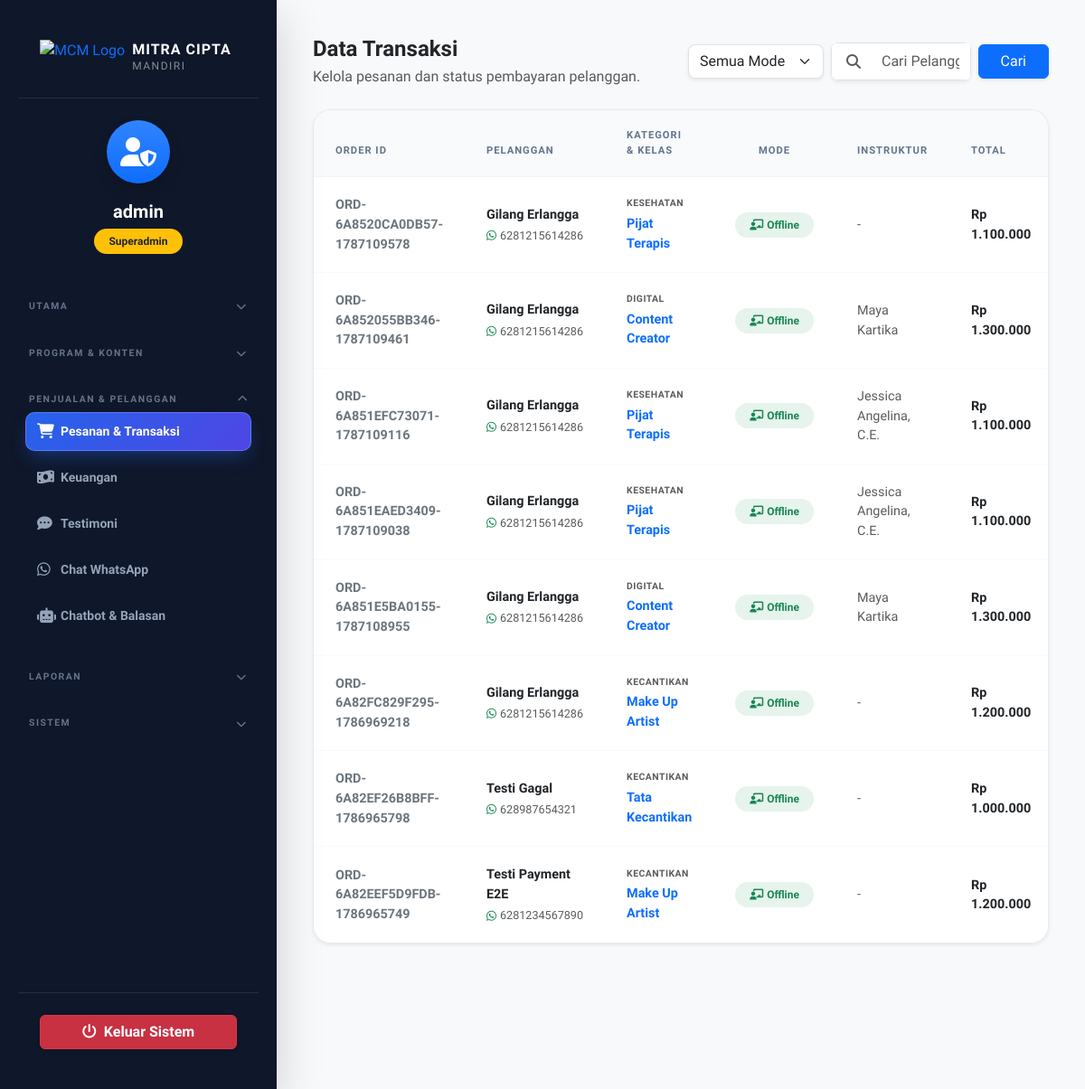
/admin/dashboard.php?page=orders (signed in), run on the app's committed database.
### tables this page shows
CREATE TABLE IF NOT EXISTS `orders` (
  `id` int NOT NULL AUTO_INCREMENT,
  `user_id` int DEFAULT NULL,
  `order_number` varchar(50) NOT NULL,
  `customer_name` varchar(100) NOT NULL,
  `customer_phone` varchar(20) NOT NULL,
  `customer_email` varchar(100) DEFAULT NULL,
  `customer_address` text,
  `customer_institution` varchar(100) DEFAULT NULL,
  `class_id` int NOT NULL,
  `class_mode` enum('online','offline') NOT NULL DEFAULT 'offline',
  `instructor_id` int DEFAULT NULL,
  `amount` int NOT NULL,
  `status` enum('pending','confirmed','cancelled') DEFAULT 'pending',
  `payment_status` enum('unpaid','pending','paid','failed','expired') DEFAULT 'unpaid',
  `payment_method` varchar(50) DEFAULT NULL,
  `payment_gateway_ref` varchar(100) DEFAULT NULL,
  `paid_at` timestamp NULL DEFAULT NULL,
  `created_at` timestamp NOT NULL DEFAULT CURRENT_TIMESTAMP,
  PRIMARY KEY (`id`),
  UNIQUE KEY `order_number` (`order_number`),
  KEY `class_id` (`class_id`)
);

CREATE TABLE IF NOT EXISTS `classes` (
  `id` int NOT NULL AUTO_INCREMENT,
  `name` varchar(100) NOT NULL,
  `start_date` date DEFAULT NULL,
  `category` varchar(50) NOT NULL,
  `description` text NOT NULL,
  `description_online` text DEFAULT NULL,
  `description_offline` text DEFAULT NULL,
  `image` varchar(255) NOT NULL,
  `features` text NOT NULL,
  `price` int NOT NULL DEFAULT '500000',
  `price_online` int NOT NULL DEFAULT 0,
  `price_offline` int NOT NULL DEFAULT 0,
  `mode_available` enum('online','offline','both') NOT NULL DEFAULT 'both',
  `whatsapp_group_link` varchar(255) DEFAULT NULL,
  `created_at` timestamp NOT NULL DEFAULT CURRENT_TIMESTAMP,
  PRIMARY KEY (`id`)
);

CREATE TABLE IF NOT EXISTS `instructors` (
  `id` int NOT NULL AUTO_INCREMENT,
  `name` varchar(100) NOT NULL,
  `category` varchar(100) NOT NULL DEFAULT '',
  `specialization` varchar(150) NOT NULL,
  `bio` text DEFAULT NULL,
  `certifications` text DEFAULT NULL,
  `image` varchar(255) NOT NULL,
  `created_at` timestamp NOT NULL DEFAULT CURRENT_TIMESTAMP,
  PRIMARY KEY (`id`)
);

### admin/pages/orders.php (the view, shortened to what this page needs)
<div class="row align-items-center mb-4 g-3">
    <div class="col-md-6">
        <h2 class="fw-bold mb-1 text-dark">Data Transaksi</h2>
        <p class="text-muted mb-0">Kelola pesanan dan status pembayaran pelanggan.</p>
    </div>
    <div class="col-md-6">
        <form id="orderSearchForm" action="" method="GET" class="d-flex gap-2 align-items-center">
            <select name="mode" class="form-select shadow-sm rounded-3" style="max-width: 150px;" onchange="this.form.submit()">
                <option value="all" <?php echo ($orderModeFilter ?? 'all') === 'all' ? 'selected' : ''; ?>>Semua Mode</option>
            </select>
            <div class="input-group shadow-sm rounded-3 overflow-hidden flex-grow-1">
                <span class="input-group-text bg-white border-end-0 text-muted ps-3"><i class="fas fa-search"></i></span>
                <input type="text" id="orderSearchInput" name="search" class="form-control border-start-0 py-2" placeholder="Cari Pelanggan / No. Order..." value="<?php echo htmlspecialchars($search ?? ''); ?>" autocomplete="off">
            </div>
            <button type="submit" class="btn btn-primary px-4 shadow-sm">Cari</button>
        </form>
    </div>
</div>
<div class="card border-0 shadow-sm">
    <div class="card-body p-0">
        <div class="table-responsive">
            <table class="table align-middle">
                <thead>
                    <tr>
                        <th>Order ID</th>
                        <th>Pelanggan</th>
                        <th>Kategori & Kelas</th>
                        <th class="text-center">Mode</th>
                        <th>Instruktur</th>
                        <th>Total</th>
                    </tr>
                </thead>
                <tbody id="ordersTableBody">
                    <?php if (empty($orders)): ?>
                        <tr><td colspan="9" class="text-center py-5 text-muted">Data tidak ditemukan.</td></tr>
                    <?php else: ?>
                        <?php foreach ($orders as $o): ?>
                            <tr>
                                <td class="text-secondary fw-bold small"><?php echo htmlspecialchars($o['order_number']); ?></td>
                                <td>
                                    <div class="fw-bold text-dark"><?php echo htmlspecialchars($o['customer_name']); ?></div>
                                    <div class="small text-muted d-flex align-items-center mt-1">
                                        <i class="fab fa-whatsapp me-1 text-success"></i><?php echo htmlspecialchars($o['customer_phone']); ?>
                                    </div>
                                </td>
                                <td>
                                    <div class="small text-muted mb-1 text-uppercase fw-bold" style="font-size: 0.65rem; letter-spacing: 0.5px;"><?php echo htmlspecialchars($o['class_category']); ?></div>
                                    <div class="fw-bold text-primary"><?php echo htmlspecialchars($o['class_name']); ?></div>
                                </td>
                                <td class="text-center"><?php $cm = strtolower($o['class_mode'] ?? 'offline'); if ($cm === 'online') echo '<span class="badge bg-info bg-opacity-10 text-info"><i class="fas fa-laptop me-1"></i>Online</span>'; else echo '<span class="badge bg-success bg-opacity-10 text-success"><i class="fas fa-chalkboard-teacher me-1"></i>Offline</span>'; ?></td>
                                <td class="small text-muted"><?php echo $o['instructor_name'] ? htmlspecialchars($o['instructor_name']) : '<span class="text-muted">-</span>'; ?></td>
                                <td class="fw-bold text-dark">Rp <?php echo number_format($o['amount'], 0, ',', '.'); ?></td>
                            </tr>
                        <?php endforeach; ?>
                    <?php endif; ?>
                </tbody>
            </table>
        </div>
    </div>
</div>

### admin/includes/head.php (shortened to what this page needs)
<!DOCTYPE html>
<html lang="id">
<head>
    <link href="https://cdn.jsdelivr.net/npm/bootstrap@5.3.0/dist/css/bootstrap.min.css" rel="stylesheet">
    <link rel="stylesheet" href="https://cdnjs.cloudflare.com/ajax/libs/font-awesome/6.4.0/css/all.min.css">
    <link href="https://unpkg.com/aos@2.3.1/dist/aos.css" rel="stylesheet">
</head>
<body>
<?php include __DIR__ . '/sidebar.php'; ?>
<div class="main-content bg-light" style="min-height: 100vh;">

### admin/includes/sidebar.php (shortened to what this page needs)
<?php
$groupMap = ['dashboard' => 'utama', 'classes' => 'program', 'categories' => 'program', 'instructors' => 'program', 'materials' => 'program', 'users' => 'program', 'gallery' => 'program', 'facilities' => 'program', 'certs' => 'program', 'orders' => 'penjualan', 'finance' => 'penjualan', 'testimonials' => 'penjualan', 'chat' => 'penjualan', 'chatbot' => 'penjualan', 'reports' => 'laporan', 'admins' => 'sistem', 'settings' => 'sistem'];
$activeGroup = $groupMap[$page] ?? 'utama';
function mcm_group($id, $label, $key, $activeGroup) {
    $open = $activeGroup === $key ? ' show' : '';
    $expanded = $activeGroup === $key ? 'true' : 'false';
    return '<button class="sidebar-group-toggle" type="button" data-bs-toggle="collapse" data-bs-target="#grp-' . $id . '" aria-expanded="' . $expanded . '">'
        . '<span>' . $label . '</span><i class="fas fa-chevron-down"></i></button>'
        . '<div class="collapse' . $open . '" id="grp-' . $id . '">';
}
function mcm_item($page, $target, $icon, $label) {
    return '<li class="nav-item mb-1"><a href="?page=' . $target . '" class="nav-link ' . ($page === $target ? 'active' : '') . '">'
        . '<i class="' . $icon . '"></i> ' . $label . '</a></li>';
}
?>
<div class="sidebar d-flex flex-column shadow-lg" id="sidebar">
    <div class="p-4 d-flex align-items-center justify-content-between border-bottom border-secondary border-opacity-25">
        <a class="text-decoration-none d-flex align-items-center" href="#">
            <img src="../assets/img/logo.png" alt="MCM Logo" height="40" class="me-2">
            <div class="brand-text">
                <div class="fw-bold fs-6 text-white" style="letter-spacing: 1px; line-height: 1.1;">MITRA CIPTA</div>
                <div class="text-white-50" style="letter-spacing: 1.5px; font-size: 0.75rem;">MANDIRI</div>
            </div>
        </a>
    </div>
    <div class="px-4 py-4 mb-2 text-center">
        <div class="bg-gradient bg-primary rounded-circle d-inline-flex align-items-center justify-content-center mb-3 shadow" style="width: 70px; height: 70px; background: linear-gradient(135deg, var(--primary-color), var(--secondary-color));">
            <i class="fas fa-user-shield fs-2 text-white"></i>
        </div>
        <div class="text-white fw-bold fs-5"><?php echo htmlspecialchars($_SESSION['admin_username']); ?></div>
        <div class="badge bg-warning text-dark mt-1 px-3 rounded-pill">Superadmin</div>
    </div>
    <div class="sidebar-nav mb-auto">
        <?php echo mcm_group('utama', 'Utama', 'utama', $activeGroup); ?>
            <?php echo mcm_item($page, 'dashboard', 'fas fa-th-large', 'Dashboard'); ?>
        </div>
        <?php echo mcm_group('program', 'Program &amp; Konten', 'program', $activeGroup); ?>
        </div>
        <?php echo mcm_group('penjualan', 'Penjualan &amp; Pelanggan', 'penjualan', $activeGroup); ?>
        <ul class="nav flex-column px-2">
            <?php echo mcm_item($page, 'orders', 'fas fa-shopping-cart', 'Pesanan &amp; Transaksi'); ?>
            <?php echo mcm_item($page, 'finance', 'fas fa-money-bill-wave', 'Keuangan'); ?>
            <?php echo mcm_item($page, 'testimonials', 'fas fa-comment-dots', 'Testimoni'); ?>
            <?php echo mcm_item($page, 'chat', 'fab fa-whatsapp', 'Chat WhatsApp'); ?>
            <?php echo mcm_item($page, 'chatbot', 'fas fa-robot', 'Chatbot &amp; Balasan'); ?>
        </ul>
        </div>
        <?php echo mcm_group('laporan', 'Laporan', 'laporan', $activeGroup); ?>
        </div>
        <?php echo mcm_group('sistem', 'Sistem', 'sistem', $activeGroup); ?>
        </div>
    </div>
    <div class="p-4 mt-auto border-top border-secondary border-opacity-25">
        <a href="logout.php" class="btn btn-danger w-100 fw-bold shadow-sm" style="background: rgba(220, 53, 69, 0.9);"><i class="fas fa-power-off me-2"></i>Keluar Sistem</a>
    </div>
</div>

### admin/dashboard.php (shortened to what this page needs)
<?php
require_once '../config/database.php';
$page = $_GET['page'] ?? 'dashboard';
$orders = [];
$orderModeFilter = $_GET['mode'] ?? 'all';
if ($page === 'orders') {
    $search = $_GET['search'] ?? '';
    try {
        try { $pdo->query("SELECT class_mode FROM orders LIMIT 1"); } catch (PDOException $e) { $hasModeCol = false; }
        $sql = "SELECT o.*, c.name as class_name, c.category as class_category, ins.name as instructor_name
                FROM orders o
                JOIN classes c ON o.class_id = c.id
                LEFT JOIN instructors ins ON o.instructor_id = ins.id";
        $params = [];
        $sql .= " ORDER BY o.created_at DESC";
        $stmt = $pdo->prepare($sql);
        $stmt->execute($params);
        $orders = $stmt->fetchAll();
    } catch (PDOException $e) {}
}
?>
<?php require __DIR__ . '/includes/head.php'; ?>
<?php if ($page === 'orders') include __DIR__ . '/pages/orders.php'; ?>
</div>
<?php require __DIR__ . '/includes/scripts.php'; ?>
</body>
</html>

### admin/includes/scripts.php (shortened to what this page needs)
</body>
</html>

### admin/includes/styles_head.php (style rules this page uses)
:root { --primary-color: #2563eb; --secondary-color: #3b82f6; --dark-bg: #0f172a; --sidebar-bg: #1e293b; }
html, body { height: auto !important; min-height: 100% !important; overflow-x: hidden !important; overflow-y: auto !important; -webkit-overflow-scrolling: touch; }
body { background-color: #f8fafc; font-family: 'Plus Jakarta Sans', sans-serif; color: #334155; -webkit-tap-highlight-color: transparent; overflow-x: hidden; }
.sidebar { height: 100vh; background-color: var(--dark-bg); width: 306px; padding: 20px; position: fixed; top: 0; left: 0; z-index: 1000; transition: all 0.3s cubic-bezier(0.4, 0, 0.2, 1); box-shadow: 4px 0 24px rgba(0,0,0,0.05); overflow-y: auto; scrollbar-width: thin; scrollbar-color: rgba(255,255,255,0.1) transparent; }
.sidebar .p-4 { padding: 0 0 16px; }
.sidebar > .p-4.mt-auto { padding: 20px 0 0; }
.sidebar .px-4 { padding: 16px 0; }
.sidebar .nav.flex-column { padding-left: 0; padding-right: 0; margin-bottom: 0; }
.sidebar .nav-link { color: #94a3b8; padding: 10px 12px; font-size: 0.875rem; font-weight: 600; border-radius: 10px; margin: 0 0 4px; transition: all 0.3s ease; display: flex; align-items: center; position: relative; overflow: hidden; border: 1px solid transparent; }
.sidebar .nav-link i { width: 26px; font-size: 1.05rem; transition: all 0.3s ease; }
.sidebar .nav-link.active { background: linear-gradient(135deg, #2563eb, #4f46e5); color: #fff !important; box-shadow: 0 10px 20px -5px rgba(37, 99, 235, 0.4); border-color: rgba(255,255,255,0.2); }
.sidebar .nav-link.active i { color: #fff !important; }
.sidebar-group-toggle { width: 100%; background: transparent; border: none; color: #64748b; font-size: 0.65rem; font-weight: 700; letter-spacing: 1.5px; text-transform: uppercase; padding: 14px 12px 6px; margin-top: 16px; display: flex; align-items: center; justify-content: space-between; cursor: pointer; transition: color 0.3s ease; }
.sidebar .sidebar-group-toggle:first-child { margin-top: 4px; }
.sidebar-group-toggle i { font-size: 0.7rem; transition: transform 0.3s ease; }
.sidebar-group-toggle[aria-expanded="true"] i { transform: rotate(180deg); }

### admin/includes/styles_head_components.php (style rules this page uses)
.main-content { margin-left: 306px; padding: 40px; transition: all 0.3s; }
.main-content h2:not(.stat-number) { font-size: 1.5rem; }
.card { border-radius: 1.25rem; border: 1px solid rgba(226, 232, 240, 0.6); box-shadow: 0 10px 30px -5px rgba(0, 0, 0, 0.04); background: #ffffff; transition: all 0.3s cubic-bezier(0.4, 0, 0.2, 1); }
.table-responsive { border-radius: 1.25rem; border: 1px solid rgba(226, 232, 240, 0.8); background: #fff; }
.table { margin-bottom: 0; }
.table thead th { background: #f8fafc; color: #64748b; font-weight: 700; text-transform: uppercase; font-size: 0.7rem; letter-spacing: 1px; padding: 1.25rem 1.5rem; border-bottom: 1px solid #f1f5f9; }
.table tbody td { padding: 1.25rem 1.5rem; border-bottom: 1px solid #f8fafc; color: #334155; font-size: 0.9rem; }
.table tbody tr:last-child td { border-bottom: none; }
.badge { padding: 0.5rem 1rem; font-weight: 700; border-radius: 50rem; font-size: 0.75rem; }

### data on the page
orders: order_number "ORD-6A8520CA0DB57-1787109578", customer_name "Gilang Erlangga", customer_phone "6281215614286", class.category "KESEHATAN", class.name "Pijat Terapis", class_mode "offline" (drawn), amount "1.100.000"
orders: order_number "ORD-6A852055BB346-1787109461", customer_name "Gilang Erlangga", customer_phone "6281215614286", class.category "DIGITAL", class.name "Content Creator", class_mode "offline" (drawn), instructor.name "Maya Kartika", amount "1.300.000"
orders: order_number "ORD-6A851EFC73071-1787109116", customer_name "Gilang Erlangga", customer_phone "6281215614286", class.category "KESEHATAN", class.name "Pijat Terapis", class_mode "offline" (drawn), instructor.name "Jessica Angelina, C.E.", amount "1.100.000"
orders: order_number "ORD-6A851EAED3409-1787109038", customer_name "Gilang Erlangga", customer_phone "6281215614286", class.category "KESEHATAN", class.name "Pijat Terapis", class_mode "offline" (drawn), instructor.name "Jessica Angelina, C.E.", amount "1.100.000"
orders: order_number "ORD-6A851E5BA0155-1787108955", customer_name "Gilang Erlangga", customer_phone "6281215614286", class.category "DIGITAL", class.name "Content Creator", class_mode "offline" (drawn), instructor.name "Maya Kartika", amount "1.300.000"
orders: order_number "ORD-6A82FC829F295-1786969218", customer_name "Gilang Erlangga", customer_phone "6281215614286", class.category "KECANTIKAN", class.name "Make Up Artist", class_mode "offline" (drawn), amount "1.200.000"
orders: order_number "ORD-6A82EF26B8BFF-1786965798", customer_name "Testi Gagal", customer_phone "628987654321", class.category "KECANTIKAN", class.name "Tata Kecantikan", class_mode "offline" (drawn), amount "1.000.000"
orders: order_number "ORD-6A82EEF5D9FDB-1786965749", customer_name "Testi Payment E2E", customer_phone "6281234567890", class.category "KECANTIKAN", class.name "Make Up Artist", class_mode "offline" (drawn), amount "1.200.000"

### other printed values
$_SESSION['admin_username'] "admin"
$label "UTAMA PROGRAM & KONTEN PENJUALAN & PELANGGAN LAPORAN SISTEM"
$label "Pesanan & Transaksi Keuangan Testimoni Chat WhatsApp Chatbot & Balasan"
